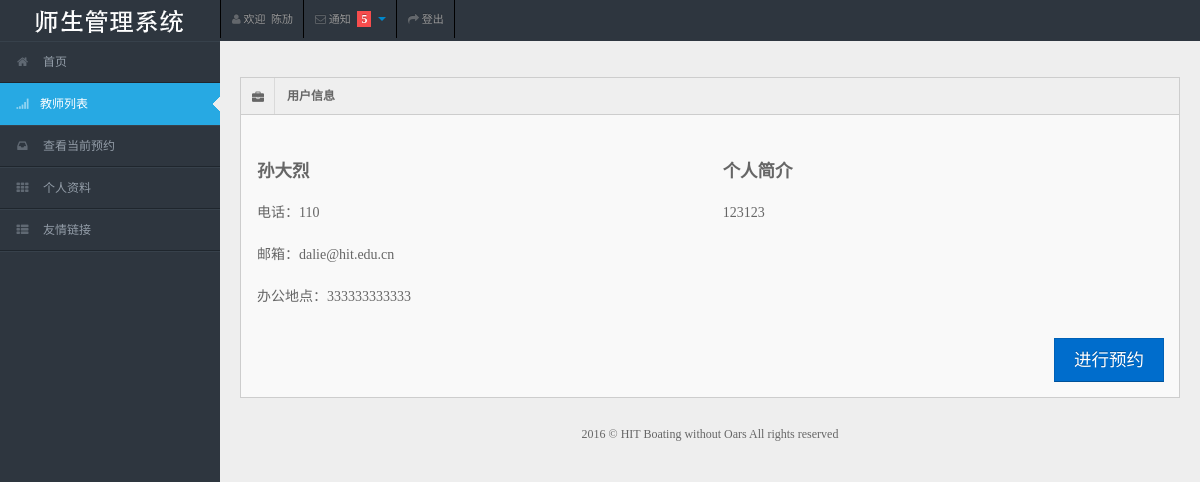
Screenshot of /appointment/detail/2 (signed in) with the database file from the repository.
### authentication/models.py (models this page shows, shortened)
class MyUser(models.Model):
    user = models.OneToOneField(User)
    name = models.CharField(max_length=64)
    identity = models.IntegerField(default=1)

class TeacherInfo(models.Model):
    teacher_id = models.CharField(max_length=16)
    e_mail = models.EmailField()
    cellphone = models.CharField(max_length=64, blank=True)
    cell_private = models.BooleanField(default=False)
    address = models.CharField(max_length=256)
    description = models.TextField()
    myuser = models.OneToOneField(MyUser)

### appointment/views.py (the view)
# urls.py: url(r'^detail/(?P<pk>[0-9]+)', views.MyUserDetailView.as_view(), name='myuser-detail'),
class MyUserDetailView(LoginRequiredMixin, FrontMixin, DetailView):
    model = MyUser
    context_object_name = 'theuser'
    template_name = 'appointment/detail.html'
    login_url = reverse_lazy('login')
    def get_context_data(self, **kwargs):
        context = super(MyUserDetailView, self).get_context_data(**kwargs)
        context['active'] = 'list'
        return context

### authentication/mixin.py (called while the page is built)
    def get_context_data(self, **kwargs):
        context = super(AuthMixin, self).get_context_data(**kwargs)
        if self.request.user.is_authenticated():
            myuser = self.request.user.myuser
            context['myuser'] = myuser
        return context

### link/mixin.py (called while the page is built)
    def get_context_data(self, **kwargs):
        context = super(LinkMixin, self).get_context_data(**kwargs)
        context['link_list'] = Link.objects.all()
        return context

### website/mixin.py (called while the page is built)
    def get_context_data(self, **kwargs):
        return super(FrontMixin, self).get_context_data(**kwargs)

### templates/appointment/detail.html (shortened to what this page needs)
{% extends 'website/base.html' %}
{% load staticfiles %}
{% block content %}
    <div class="container-fluid">
        <div class="row-fluid">
            <div class="span12">
                <div class="widget-box">
                    <div class="widget-title"><span class="icon"> <i class="icon-briefcase"></i> </span>
                        <h5>用户信息</h5>
                    </div>
                    {% if theuser.identity == 1 %}
                        <div class="widget-content">
                            <div class="row-fluid">
                                <div class="span6">
                                    <table class="">
                                        <tbody>
                                        <tr>
                                            <td><h4>{{ theuser.name }}</h4></td>
                                        </tr>
                                        <tr>
                                            <td>
                                                <h5 style="font-weight: 400;">{{ theuser.studentinfo.college }}&nbsp;{{ theuser.studentinfo.grade }}
                                                    级</h5></td>
                                        </tr>
                                        <tr>
                                            <td><h5 style="font-weight: 400;">
                                                电话：{{ theuser.studentinfo.cellphone }}</h5>
                                            </td>
                                        </tr>
                                        <tr>
                                            <td><h5 style="font-weight: 400;">邮箱：{{ theuser.studentinfo.e_mail }}</h5>
                                            </td>
                                        </tr>
                                        </tbody>
                                    </table>
                                </div>
                                <div class="span6">
                                    <table class="">
                                        <tbody>
                                        <tr>
                                            <td><h4>个人简介</h4></td>
                                        </tr>
                                        <tr>
                                            <td><h5 style="font-weight: 400;">{{ theuser.studentinfo.description }}</h5>
                                            </td>
                                        </tr>
                                        </tbody>
                                    </table>
                                </div>
                            </div>
                        </div>
                    {% elif theuser.identity == 2 %}
                        <div class="widget-content">
                            <div class="row-fluid">
                                <div class="span6">
                                    <table class="">
                                        <tbody>
                                        <tr>
                                            <td><h4>{{ theuser.name }}</h4></td>
                                        </tr>
                                        <tr>
                                            <td><h5 style="font-weight: 400;">
                                                电话：{{ theuser.teacherinfo.cellphone }}</h5>
                                            </td>
                                        </tr>
                                        <tr>
                                            <td><h5 style="font-weight: 400;">邮箱：{{ theuser.teacherinfo.e_mail }}</h5>
                                            </td>
                                        </tr>
                                        <tr>
                                            <td><h5 style="font-weight: 400;">
                                                办公地点：{{ theuser.teacherinfo.address }}</h5>
                                            </td>
                                        </tr>
                                        </tbody>
                                    </table>
                                </div>
                                <div class="span6">
                                    <table class="">
                                        <tbody>
                                        <tr>
                                            <td><h4>个人简介</h4></td>
                                        </tr>
                                        <tr>
                                            <td><h5 style="font-weight: 400;">{{ theuser.teacherinfo.description }}</h5>
                                            </td>
                                        </tr>
                                        </tbody>
                                    </table>
                                </div>
                            </div>
                            <div class="row-fluid">
                                <div class="span12">
                                    <div class="pull-right">
                                        <br>
                                        <a class="btn btn-primary btn-large pull-right"
                                           href="{% url 'tea_update' %}">进行预约</a>
                                    </div>
                                </div>
                            </div>
                        </div>
                    {% endif %}
                </div>
            </div>
        </div>
    </div>
{% endblock %}

### templates/website/base.html (shortened to what this page needs)
{% load staticfiles %}
<!DOCTYPE html>
<html lang="zh-CN">
<head>
    <link rel="stylesheet" href="{% static 'css/bootstrap.min.css' %}"/>
    <link rel="stylesheet" href="{% static 'css/bootstrap-responsive.min.css' %}"/>
    <link rel="stylesheet" href="{% static 'css/fullcalendar.css' %}"/>
    <link rel="stylesheet" href="{% static 'css/matrix-style.css' %}"/>
    <link rel="stylesheet" href="{% static 'css/matrix-media.css' %}"/>
    <link href="{% static 'font-awesome/css/font-awesome.css' %}" rel="stylesheet"/>
    <link rel="stylesheet" href="{% static 'css/jquery.gritter.css' %}"/>
    <link href="{% static 'css/google.css' %}" rel='stylesheet' type='text/css'>
</head>
<body>
<div id="header">
    <h1><a href="#" style="background: url({% static 'img/logo.png' %}) no-repeat scroll 0 0 transparent;">教师管理系统</a>
    </h1>
</div>
<div id="user-nav" class="navbar navbar-inverse">
    <ul class="nav">
        <li class="" id="profile-messages"><a title="" href="{% url 'detail' %}"><i
                class="icon icon-user"></i> <span class="text">欢迎 &nbsp;{{ myuser.name }}</span></a>
        </li>
        <li class="" id="menu-messages"><a href="#" data-toggle="dropdown" data-target="#menu-messages"
                                           class="dropdown-toggle"><i class="icon icon-envelope"></i> <span
                class="text">通知</span> <span class="label label-important">5</span> <b class="caret"></b></a>
        </li>
        <li class=""><a href="{% url 'logout' %}"><i class="icon icon-share-alt"></i> <span
                class="text">登出</span></a>
        </li>
    </ul>
</div>
<div id="sidebar"><a href="#" class="visible-phone"> Dashboard</a>
    <ul>
        <li id="index"><a href="{% url 'index' %}"><i class="icon icon-home"></i> <span>首页</span></a></li>
        <li id="list"><a href="{% url 'list' %}"><i class="icon icon-signal"></i><span>教师列表</span></a></li>
        <li id="history"><a href=""><i class="icon icon-inbox"></i> <span>查看当前预约</span></a></li>
        <li id="detail"><a href="{% url 'detail' %}"><i class="icon icon-th"></i> <span>个人资料</span></a></li>
        <li class="submenu"><a href="#"><i class="icon icon-th-list"></i> <span>友情链接</span></a>
        </li>
    </ul>
</div>
<div id="content">
    {% block content %}
    {% endblock %}
    <div class="row-fluid">
        <div id="footer" class="span12"> 2016 &copy; HIT Boating without Oars All rights reserved</div>
    </div>
</div>
</body>
</html>

### website/static/css/matrix-style.css (style rules this page uses)
* { outline:none !important; -moz-outline: none !important; font-family: "Microsoft YaHei UI"; }
html, body { height:100% }
body { overflow-x: hidden; margin-top: -10px; font-family: 'Open Sans', sans-serif; font-size:12px; color:#666; }
a { color:#666; }
select, textarea, input[type="text"], input[type="password"], input[type="datetime"], input[type="datetime-local"], input[type="date"], input[type="month"], input[type="time"], input[type="week"], input[type="number"], input[type="email"], input[type="url"], input[type="search"], input[type="tel"], input[type="color"], .uneditable-input, .label, .dropdown-menu, .btn, .well, .progress, .table-bordered, .btn-group > .btn:first-child, .btn-group > .btn:last-child, .btn-group > .btn:last-child, .btn-group > .dropdown-toggle, .alert { border-radius:0px; }
.btn, textarea, input[type="text"], input[type="password"], input[type="datetime"], input[type="datetime-local"], input[type="date"], input[type="month"], input[type="time"], input[type="week"], input[type="number"], input[type="email"], input[type="url"], input[type="search"], input[type="tel"], input[type="color"], .uneditable-input { box-shadow:none; }
.progress, .progress-success .bar, .progress .bar-success, .progress-warning .bar, .progress .bar-warning, .progress-danger .bar, .progress .bar-danger, .progress-info .bar, .progress .bar-info, .btn, .btn-primary { background-image:none; }
#footer { padding:10px; text-align:center; }
.label-important, .badge-important { background:#f74d4d; }
#header { position: relative; width: 100%; z-index: -9; }
#header h1 { height: 31px; left: 20px; line-height: 600px; overflow: hidden; position: relative; top: 10px; width: 191px; }
#header h1 a { display: block; }
#user-nav { position: absolute; left: 220px; top:0px; z-index: 20; margin: 0; }
#user-nav > ul { margin: 0; padding: 0; list-style: none; border-right: 1px solid #2e363f;border-left: 1px solid #000; }
#user-nav > ul > li { float: left; list-style-type: none; margin: 0; position: relative; padding: 0; border-left: 1px solid #2e363f; border-right: 1px solid #000; }
#user-nav > ul > li > a { padding:9px 10px; display: block; font-size: 11px; }
#user-nav > ul > li > a > i, #sidebar li a i { opacity: .5; margin-top: 2px; }
#user-nav > ul > li > a > .label { vertical-align: middle; padding: 1px 4px 1px; margin: -2px 4px 0; display: inline-block; }
#sidebar { display: block; float: left; position: relative; width: 220px; z-index: 16; }
#sidebar > ul { list-style: none; margin: 0px 0 0; padding: 0; position: absolute; width: 220px; }
#sidebar > ul > li { display: block; position: relative; }
#sidebar > ul > li > a { padding: 10px 0 10px 15px; display: block; color: #939da8; }
#sidebar > ul > li > a > i { margin-right: 10px; }
#sidebar > ul > li.active > a { background: url("../img/menu-active.png") no-repeat scroll right center transparent !important; text-decoration:none; }
#content { background: none repeat scroll 0 0 #eeeeee; margin-left: 220px; margin-right: 0; padding-bottom: 25px; position: relative; min-height:100%; width: auto; }
.container-fluid .row-fluid:first-child { margin-top: 20px; }
.widget-box { background: none repeat scroll 0 0 #F9F9F9; border-left: 1px solid #CDCDCD; border-top: 1px solid #CDCDCD; border-right: 1px solid #CDCDCD; clear: both; margin-top: 16px; margin-bottom: 16px; position: relative; }
.widget-title, .modal-header, .table th, div.dataTables_wrapper .ui-widget-header { background:#efefef; border-bottom: 1px solid #CDCDCD; height: 36px; }
.widget-title span.icon { padding: 9px 10px 7px 11px; float: left; border-right:1px solid #dadada; }
.widget-title h5 { color: #666; float: left; font-size: 12px; font-weight: bold; padding: 12px; line-height: 12px; margin: 0; }
.widget-content { padding:15px; border-bottom: 1px solid #cdcdcd; }

### website/static/css/matrix-media.css (style rules this page uses)
body { background:#2E363F; }
#header { margin-top:10px; }
#sidebar > ul { border-bottom: 1px solid #37414b }
#sidebar > ul > li { border-top: 1px solid #37414b; border-bottom: 1px solid #1f262d; }
#sidebar > ul > li.active { background-color: #27a9e3; border-bottom: 1px solid #27a9e3; border-top: 1px solid #27a9e3; }
#sidebar > ul > li.active a { color:#fff; text-decoration:none; }

### rows the page displays
MyUser: name "陈劢"
MyUser: name "孙大烈", teacherinfo.cellphone "110", teacherinfo.e_mail "dalie@hit.edu.cn", teacherinfo.address "333333333333", teacherinfo.description "123123"
